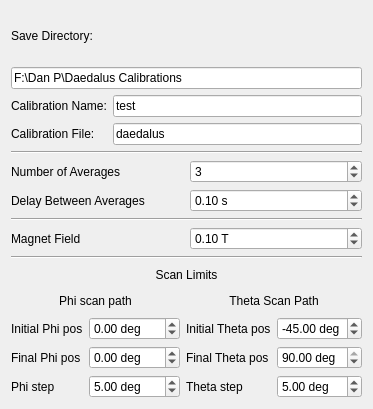
<?xml version="1.0" encoding="UTF-8"?>
<ui version="4.0">
 <class>Form</class>
 <widget class="QWidget" name="Form">
  <property name="geometry">
   <rect>
    <x>0</x>
    <y>0</y>
    <width>367</width>
    <height>409</height>
   </rect>
  </property>
  <property name="windowTitle">
   <string>Form</string>
  </property>
  <layout class="QVBoxLayout" name="verticalLayout">
   <item>
    <layout class="QGridLayout" name="save_params">
     <item row="1" column="0" colspan="2">
      <widget class="QLineEdit" name="save_dir">
       <property name="text">
        <string>F:\Dan P\Daedalus Calibrations</string>
       </property>
       <property name="placeholderText">
        <string>C:\Users\</string>
       </property>
      </widget>
     </item>
     <item row="0" column="0" colspan="2">
      <widget class="QLabel" name="label_8">
       <property name="text">
        <string>Save Directory:</string>
       </property>
      </widget>
     </item>
     <item row="2" column="0">
      <widget class="QLabel" name="label_12">
       <property name="enabled">
        <bool>true</bool>
       </property>
       <property name="text">
        <string>Calibration Name:</string>
       </property>
      </widget>
     </item>
     <item row="2" column="1">
      <widget class="QLineEdit" name="name">
       <property name="text">
        <string>test</string>
       </property>
       <property name="placeholderText">
        <string>test</string>
       </property>
      </widget>
     </item>
     <item row="3" column="1">
      <widget class="QLineEdit" name="calib_file">
       <property name="text">
        <string>daedalus</string>
       </property>
       <property name="placeholderText">
        <string>calibrations/icarus</string>
       </property>
      </widget>
     </item>
     <item row="3" column="0">
      <widget class="QLabel" name="label_12">
       <property name="enabled">
        <bool>true</bool>
       </property>
       <property name="text">
        <string>Calibration File:</string>
       </property>
      </widget>
     </item>
    </layout>
   </item>
   <item>
    <widget class="Line" name="line_2">
     <property name="orientation">
      <enum>Qt::Horizontal</enum>
     </property>
    </widget>
   </item>
   <item>
    <layout class="QGridLayout" name="gridLayout_2">
     <item row="0" column="0">
      <widget class="QLabel" name="label_4">
       <property name="text">
        <string>Number of Averages</string>
       </property>
      </widget>
     </item>
     <item row="0" column="1">
      <widget class="QSpinBox" name="num_averages">
       <property name="value">
        <number>3</number>
       </property>
      </widget>
     </item>
     <item row="1" column="0">
      <widget class="QLabel" name="label_5">
       <property name="text">
        <string>Delay Between Averages</string>
       </property>
      </widget>
     </item>
     <item row="1" column="1">
      <widget class="QDoubleSpinBox" name="delay">
       <property name="suffix">
        <string> s</string>
       </property>
       <property name="singleStep">
        <double>0.010000000000000</double>
       </property>
       <property name="value">
        <double>0.100000000000000</double>
       </property>
      </widget>
     </item>
    </layout>
   </item>
   <item>
    <widget class="Line" name="line">
     <property name="orientation">
      <enum>Qt::Horizontal</enum>
     </property>
    </widget>
   </item>
   <item>
    <layout class="QGridLayout" name="gridLayout">
     <item row="0" column="1">
      <widget class="QDoubleSpinBox" name="mag_field">
       <property name="suffix">
        <string> T</string>
       </property>
       <property name="decimals">
        <number>2</number>
       </property>
       <property name="minimum">
        <double>-0.200000000000000</double>
       </property>
       <property name="maximum">
        <double>0.270000000000000</double>
       </property>
       <property name="singleStep">
        <double>0.000100000000000</double>
       </property>
       <property name="value">
        <double>0.100000000000000</double>
       </property>
      </widget>
     </item>
     <item row="0" column="0">
      <widget class="QLabel" name="label_6">
       <property name="text">
        <string>Magnet Field</string>
       </property>
      </widget>
     </item>
    </layout>
   </item>
   <item>
    <widget class="Line" name="line_4">
     <property name="orientation">
      <enum>Qt::Horizontal</enum>
     </property>
    </widget>
   </item>
   <item>
    <layout class="QGridLayout" name="gridLayout_3">
     <item row="1" column="0" colspan="2">
      <widget class="QLabel" name="label_10">
       <property name="text">
        <string>Phi scan path</string>
       </property>
       <property name="alignment">
        <set>Qt::AlignCenter</set>
       </property>
      </widget>
     </item>
     <item row="0" column="0" colspan="4">
      <widget class="QLabel" name="label_9">
       <property name="text">
        <string>Scan Limits</string>
       </property>
       <property name="alignment">
        <set>Qt::AlignCenter</set>
       </property>
      </widget>
     </item>
     <item row="2" column="1">
      <widget class="QDoubleSpinBox" name="phi_start">
       <property name="suffix">
        <string> deg</string>
       </property>
       <property name="decimals">
        <number>2</number>
       </property>
       <property name="minimum">
        <double>-180.000000000000000</double>
       </property>
       <property name="maximum">
        <double>180.000000000000000</double>
       </property>
       <property name="singleStep">
        <double>0.010000000000000</double>
       </property>
       <property name="value">
        <double>0.000000000000000</double>
       </property>
      </widget>
     </item>
     <item row="1" column="2" colspan="2">
      <widget class="QLabel" name="label_11">
       <property name="text">
        <string>Theta Scan Path</string>
       </property>
       <property name="alignment">
        <set>Qt::AlignCenter</set>
       </property>
      </widget>
     </item>
     <item row="3" column="0">
      <widget class="QLabel" name="label_15">
       <property name="text">
        <string>Final Phi pos</string>
       </property>
      </widget>
     </item>
     <item row="3" column="1">
      <widget class="QDoubleSpinBox" name="phi_end">
       <property name="suffix">
        <string> deg</string>
       </property>
       <property name="decimals">
        <number>2</number>
       </property>
       <property name="minimum">
        <double>-180.000000000000000</double>
       </property>
       <property name="maximum">
        <double>180.000000000000000</double>
       </property>
       <property name="singleStep">
        <double>0.010000000000000</double>
       </property>
       <property name="value">
        <double>0.000000000000000</double>
       </property>
      </widget>
     </item>
     <item row="3" column="3">
      <widget class="QDoubleSpinBox" name="theta_end">
       <property name="suffix">
        <string> deg</string>
       </property>
       <property name="decimals">
        <number>2</number>
       </property>
       <property name="minimum">
        <double>-90.000000000000000</double>
       </property>
       <property name="maximum">
        <double>90.000000000000000</double>
       </property>
       <property name="singleStep">
        <double>0.010000000000000</double>
       </property>
       <property name="value">
        <double>90.000000000000000</double>
       </property>
      </widget>
     </item>
     <item row="3" column="2">
      <widget class="QLabel" name="label_19">
       <property name="text">
        <string>Final Theta pos</string>
       </property>
      </widget>
     </item>
     <item row="2" column="2">
      <widget class="QLabel" name="label_14">
       <property name="text">
        <string>Initial Theta pos</string>
       </property>
      </widget>
     </item>
     <item row="2" column="0">
      <widget class="QLabel" name="label_13">
       <property name="text">
        <string>Initial Phi pos</string>
       </property>
      </widget>
     </item>
     <item row="2" column="3">
      <widget class="QDoubleSpinBox" name="theta_start">
       <property name="suffix">
        <string> deg</string>
       </property>
       <property name="decimals">
        <number>2</number>
       </property>
       <property name="minimum">
        <double>-90.000000000000000</double>
       </property>
       <property name="maximum">
        <double>90.000000000000000</double>
       </property>
       <property name="singleStep">
        <double>0.010000000000000</double>
       </property>
       <property name="value">
        <double>-45.000000000000000</double>
       </property>
      </widget>
     </item>
     <item row="4" column="0">
      <widget class="QLabel" name="label_20">
       <property name="text">
        <string>Phi step</string>
       </property>
      </widget>
     </item>
     <item row="4" column="2">
      <widget class="QLabel" name="label_21">
       <property name="text">
        <string>Theta step</string>
       </property>
      </widget>
     </item>
     <item row="4" column="1">
      <widget class="QDoubleSpinBox" name="phi_step">
       <property name="suffix">
        <string> deg</string>
       </property>
       <property name="decimals">
        <number>2</number>
       </property>
       <property name="maximum">
        <double>10.000000000000000</double>
       </property>
       <property name="singleStep">
        <double>0.001000000000000</double>
       </property>
       <property name="value">
        <double>5.000000000000000</double>
       </property>
      </widget>
     </item>
     <item row="4" column="3">
      <widget class="QDoubleSpinBox" name="theta_step">
       <property name="suffix">
        <string> deg</string>
       </property>
       <property name="decimals">
        <number>2</number>
       </property>
       <property name="maximum">
        <double>10.000000000000000</double>
       </property>
       <property name="singleStep">
        <double>0.001000000000000</double>
       </property>
       <property name="value">
        <double>5.000000000000000</double>
       </property>
      </widget>
     </item>
    </layout>
   </item>
  </layout>
 </widget>
 <resources/>
 <connections/>
</ui>
